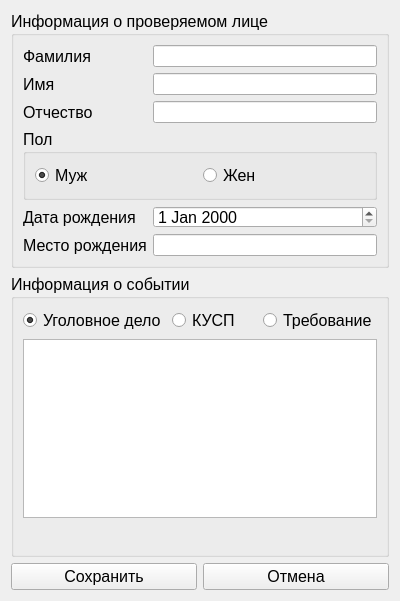
<?xml version="1.0" encoding="UTF-8"?>
<ui version="4.0">
 <class>persona_referal_form</class>
 <widget class="QWidget" name="persona_referal_form">
  <property name="geometry">
   <rect>
    <x>0</x>
    <y>0</y>
    <width>400</width>
    <height>601</height>
   </rect>
  </property>
  <property name="sizePolicy">
   <sizepolicy hsizetype="Fixed" vsizetype="Fixed">
    <horstretch>0</horstretch>
    <verstretch>0</verstretch>
   </sizepolicy>
  </property>
  <property name="font">
   <font>
    <pointsize>12</pointsize>
   </font>
  </property>
  <property name="windowTitle">
   <string>Form</string>
  </property>
  <layout class="QVBoxLayout" name="verticalLayout_2">
   <item>
    <widget class="QGroupBox" name="groupBox">
     <property name="title">
      <string>Информация о проверяемом лице</string>
     </property>
     <layout class="QGridLayout" name="gridLayout">
      <item row="0" column="0">
       <widget class="QLabel" name="label">
        <property name="text">
         <string>Фамилия</string>
        </property>
       </widget>
      </item>
      <item row="0" column="1">
       <widget class="QLineEdit" name="surname_le">
        <property name="minimumSize">
         <size>
          <width>180</width>
          <height>22</height>
         </size>
        </property>
       </widget>
      </item>
      <item row="1" column="0">
       <widget class="QLabel" name="label_2">
        <property name="text">
         <string>Имя</string>
        </property>
       </widget>
      </item>
      <item row="1" column="1">
       <widget class="QLineEdit" name="name_le">
        <property name="minimumSize">
         <size>
          <width>180</width>
          <height>22</height>
         </size>
        </property>
       </widget>
      </item>
      <item row="2" column="0">
       <widget class="QLabel" name="label_5">
        <property name="text">
         <string>Отчество</string>
        </property>
       </widget>
      </item>
      <item row="2" column="1">
       <widget class="QLineEdit" name="middle_name_le">
        <property name="minimumSize">
         <size>
          <width>180</width>
          <height>22</height>
         </size>
        </property>
       </widget>
      </item>
      <item row="3" column="0" colspan="2">
       <widget class="QGroupBox" name="groupBox_2">
        <property name="title">
         <string>Пол</string>
        </property>
        <layout class="QHBoxLayout" name="horizontalLayout_2">
         <item>
          <layout class="QHBoxLayout" name="horizontalLayout">
           <item>
            <widget class="QRadioButton" name="male_rb">
             <property name="text">
              <string>Муж</string>
             </property>
             <property name="checked">
              <bool>true</bool>
             </property>
            </widget>
           </item>
           <item>
            <widget class="QRadioButton" name="female_rb">
             <property name="text">
              <string>Жен</string>
             </property>
            </widget>
           </item>
          </layout>
         </item>
        </layout>
       </widget>
      </item>
      <item row="4" column="0">
       <widget class="QLabel" name="label_3">
        <property name="text">
         <string>Дата рождения</string>
        </property>
       </widget>
      </item>
      <item row="4" column="1">
       <widget class="QDateEdit" name="date_of_birth_de">
        <property name="minimumSize">
         <size>
          <width>180</width>
          <height>22</height>
         </size>
        </property>
       </widget>
      </item>
      <item row="5" column="0">
       <widget class="QLabel" name="label_4">
        <property name="text">
         <string>Место рождения</string>
        </property>
       </widget>
      </item>
      <item row="5" column="1">
       <widget class="QLineEdit" name="birthplace_le">
        <property name="minimumSize">
         <size>
          <width>180</width>
          <height>22</height>
         </size>
        </property>
       </widget>
      </item>
     </layout>
    </widget>
   </item>
   <item>
    <widget class="QGroupBox" name="event_gb">
     <property name="sizePolicy">
      <sizepolicy hsizetype="Minimum" vsizetype="Preferred">
       <horstretch>0</horstretch>
       <verstretch>0</verstretch>
      </sizepolicy>
     </property>
     <property name="title">
      <string>Информация о событии</string>
     </property>
     <layout class="QVBoxLayout" name="verticalLayout">
      <item>
       <layout class="QHBoxLayout" name="horizontalLayout_3">
        <item>
         <widget class="QRadioButton" name="ud_rb">
          <property name="text">
           <string>Уголовное дело</string>
          </property>
          <property name="checked">
           <bool>true</bool>
          </property>
         </widget>
        </item>
        <item>
         <widget class="QRadioButton" name="kusp_rb">
          <property name="sizePolicy">
           <sizepolicy hsizetype="Minimum" vsizetype="Fixed">
            <horstretch>0</horstretch>
            <verstretch>0</verstretch>
           </sizepolicy>
          </property>
          <property name="text">
           <string>КУСП</string>
          </property>
         </widget>
        </item>
        <item>
         <widget class="QRadioButton" name="req_rb">
          <property name="text">
           <string>Требование</string>
          </property>
         </widget>
        </item>
       </layout>
      </item>
      <item>
       <layout class="QVBoxLayout" name="event_lo"/>
      </item>
      <item>
       <widget class="QTextEdit" name="plot_te">
        <property name="minimumSize">
         <size>
          <width>0</width>
          <height>100</height>
         </size>
        </property>
        <property name="focusPolicy">
         <enum>Qt::StrongFocus</enum>
        </property>
       </widget>
      </item>
      <item>
       <spacer name="verticalSpacer">
        <property name="orientation">
         <enum>Qt::Vertical</enum>
        </property>
        <property name="sizeHint" stdset="0">
         <size>
          <width>20</width>
          <height>40</height>
         </size>
        </property>
       </spacer>
      </item>
     </layout>
    </widget>
   </item>
   <item>
    <layout class="QHBoxLayout" name="horizontalLayout_4">
     <item>
      <widget class="QPushButton" name="save_btn">
       <property name="text">
        <string>Сохранить</string>
       </property>
      </widget>
     </item>
     <item>
      <widget class="QPushButton" name="cancel_btn">
       <property name="text">
        <string>Отмена</string>
       </property>
      </widget>
     </item>
    </layout>
   </item>
  </layout>
 </widget>
 <resources/>
 <connections/>
</ui>
